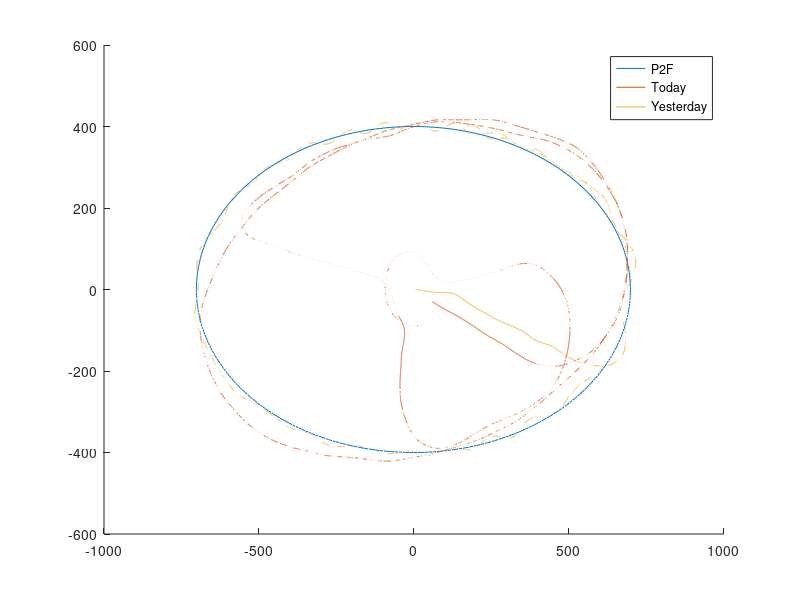

This chart was generated by the following MATLAB code:
clear,clc,close('all')
%
addpath ../
load('path_2_follow.mat')
load('10_21_NED.mat')
load('10_20_NED.mat')
figure(1)
clf(1)
hold all
plot3(VarName1-mean(VarName1),VarName2-mean(VarName2),-1*(VarName3))
plot3(PN,PE,-1*PD)
plot3(PN1,PE1,-1*PD1)
legend('P2F','Today','Yesterday')